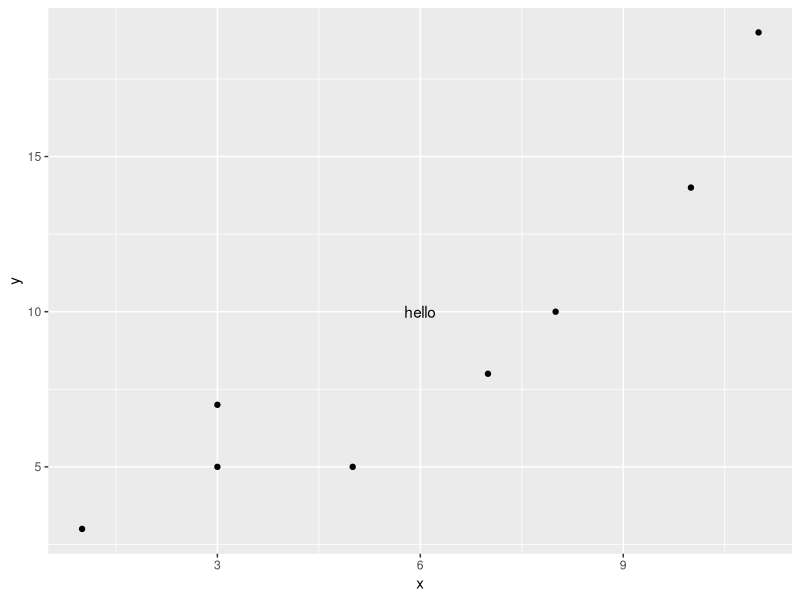
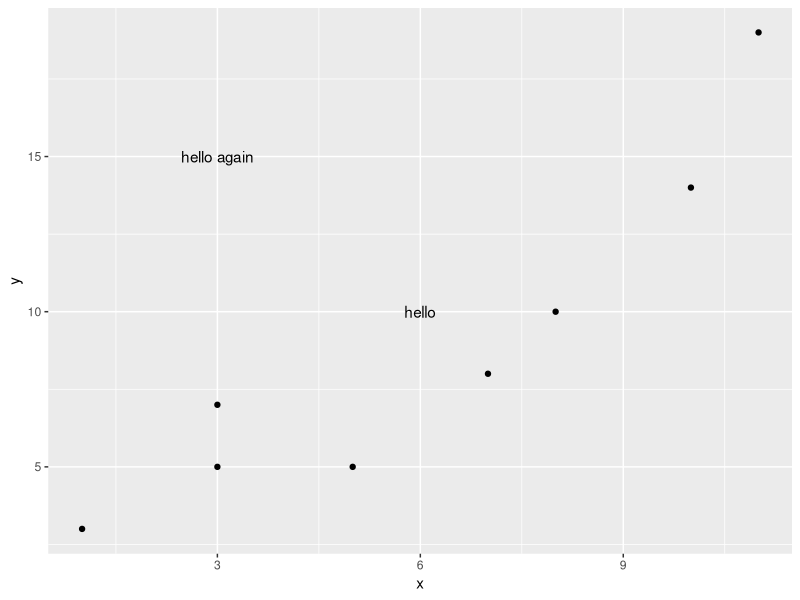
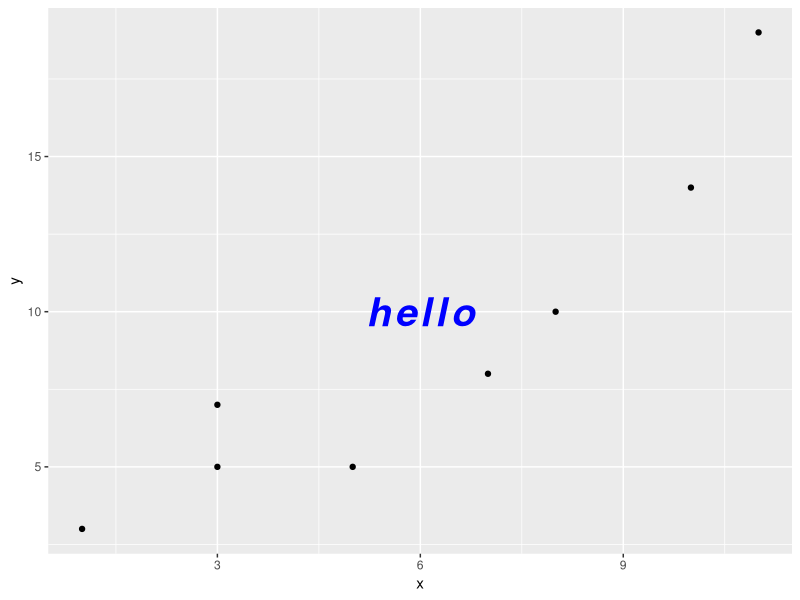

These charts were generated, in order, by the following R code:
# Example 1: Add One Text Element to ggplot2
library("ggplot2")

# create data frame
df <- data.frame(x=c(1, 3, 3, 5, 7, 8, 10, 11),
                 y=c(3, 5, 7, 5, 8, 10, 14, 19))

# create scatter plot with one text element
ggplot(df, aes(x=x, y=y)) + 
  geom_point() + 
  annotate("text", x=6, y=10, label="hello")

# Example 2: Add Multiple Text Elements to ggplot2
library("ggplot2")

# create data frame
df <- data.frame(x=c(1, 3, 3, 5, 7, 8, 10, 11),
                 y=c(3, 5, 7, 5, 8, 10, 14, 19))

# create scatterplot with one text element 
ggplot(df, aes(x=x, y=y)) + 
  geom_point() + 
  annotate("text", x=6, y=10, label="hello") + 
  annotate("text", x=3, y=15, label="hello again")

# Example 3: Customize Text Elements in Plot
library("ggplot2")

# create data frame
df <- data.frame(x=c(1, 3, 3, 5, 7, 8, 10, 11),
                 y=c(3, 5, 7, 5, 8, 10, 14, 19))

# create scatterplot with custom text element 
ggplot(df, aes(x=x, y=y)) + 
  geom_point() + 
  annotate("text", x=6, y=10, label="bolditalic(hello)",
           col="blue", size=10, parse=TRUE)
